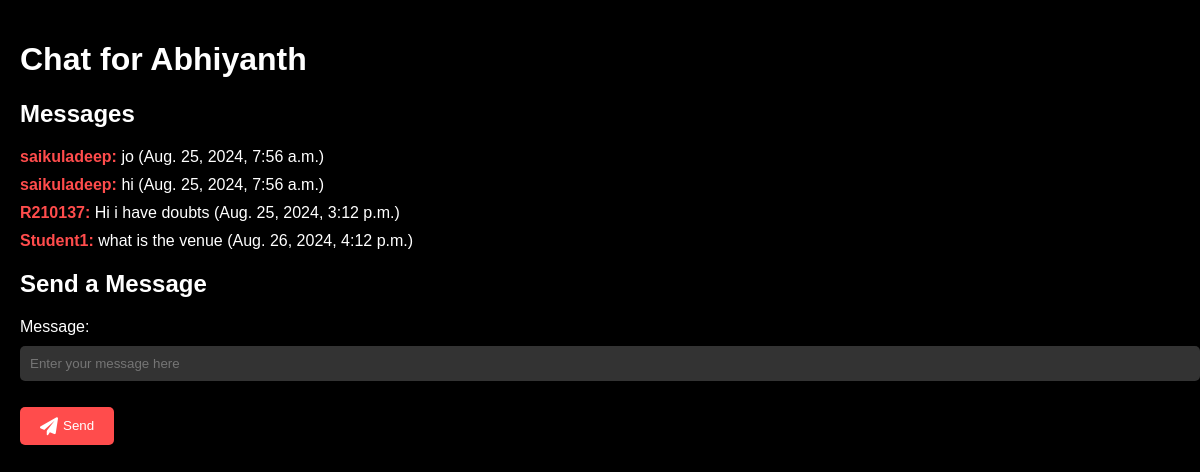
The app's page /event/1/chat/ with its own data.
### core/models.py (models this page shows, shortened)
class Event(models.Model):
    name = models.CharField(max_length=100)
    description = models.TextField()
    image = models.ImageField(upload_to='events/',null=True, blank=True)
    is_approved = models.BooleanField(default=False)
    def __str__(self):
        return self.name

class ChatMessage(models.Model):
    event = models.ForeignKey(Event, on_delete=models.CASCADE, related_name='chats')
    user = models.ForeignKey(User, on_delete=models.CASCADE)
    message = models.TextField()
    timestamp = models.DateTimeField(auto_now_add=True)

### core/views.py (the view)
# urls.py: path('event/<int:event_id>/chat/', views.event_chat, name='event_chat'),
def event_chat(request, event_id):
    event = get_object_or_404(Event, id=event_id)
    chats = event.chats.all().order_by('timestamp')
    if request.method == 'POST':
        if not request.user.is_authenticated:
            messages.error(request, 'You must be signed in to chat.')
            return redirect('event_chat', event_id=event.id)
        cform = ChatMessageForm(request.POST)
        if cform.is_valid():
            chat_message = cform.save(commit=False)
            chat_message.event = event
            chat_message.user = request.user
            chat_message.save()
            messages.success(request, 'Message sent successfully.')
            return redirect('event_chat', event_id=event.id)
    else:
        cform = ChatMessageForm()
    return render(request, 'core/eventchat.html', {
        'event': event,
        'chats': chats,
        'cform': cform,
    })

### core/forms.py
class ChatMessageForm(forms.ModelForm):
    class Meta:
        model = ChatMessage
        fields = ['message']
        widgets = {
            'message': forms.TextInput(attrs={'placeholder': 'Enter your message here'}),
        }

### core/templates/core/eventchat.html (shortened to what this page needs)
<!DOCTYPE html>
<html lang="en">
<head>
    <link rel="stylesheet" href="https://cdnjs.cloudflare.com/ajax/libs/font-awesome/6.0.0-beta3/css/all.min.css">
</head>
<body>
    <h1>Chat for {{ event.name }}</h1>
    <div class="chat-messages">
        <h2>Messages</h2>
        <ul>
            {% for chat in chats %}
                <li><strong>{{ chat.user.username }}:</strong> <span>{{ chat.message }}</span> ({{ chat.timestamp }})</li>
            {% endfor %}
        </ul>
    </div>
    <form method="post">
        <h2>Send a Message</h2>
        {{ cform.as_p }}
        <button type="submit"><i class="fas fa-paper-plane"></i> Send</button>
    </form>
</body>
</html>

### core/templates/core/eventchat.html (style rules this page uses)
body { background-color: #000; color: white; font-family: Arial, sans-serif; margin: 0; padding: 20px; }
h1, h2 { color: #fff; }
.chat-messages { margin-bottom: 20px; }
.chat-messages ul { list-style-type: none; padding: 0; }
.chat-messages li { margin-bottom: 10px; }
.chat-messages strong { color: #ff4c4c; }
.chat-messages li span { color: #fff; }
form input[type="text"], form textarea { width: 100%; padding: 10px; margin: 10px 0; border: none; border-radius: 5px; background-color: #333; color: #fff; }
form button { background-color: #ff4c4c; color: white; border: none; padding: 10px 20px; border-radius: 5px; cursor: pointer; display: flex; align-items: center; justify-content: center; }
form button i { margin-right: 5px; }
form button i { font-size: 18px; }

### records on screen
Event: name "Abhiyanth"
ChatMessage: user.username "saikuladeep", message "jo", timestamp "Aug. 25, 2024, 7:56 a.m."
ChatMessage: user.username "saikuladeep", message "hi", timestamp "Aug. 25, 2024, 7:56 a.m."
ChatMessage: user.username "R210137", message "Hi i have doubts", timestamp "Aug. 25, 2024, 3:12 p.m."
ChatMessage: user.username "Student1", message "what is the venue", timestamp "Aug. 26, 2024, 4:12 p.m."
